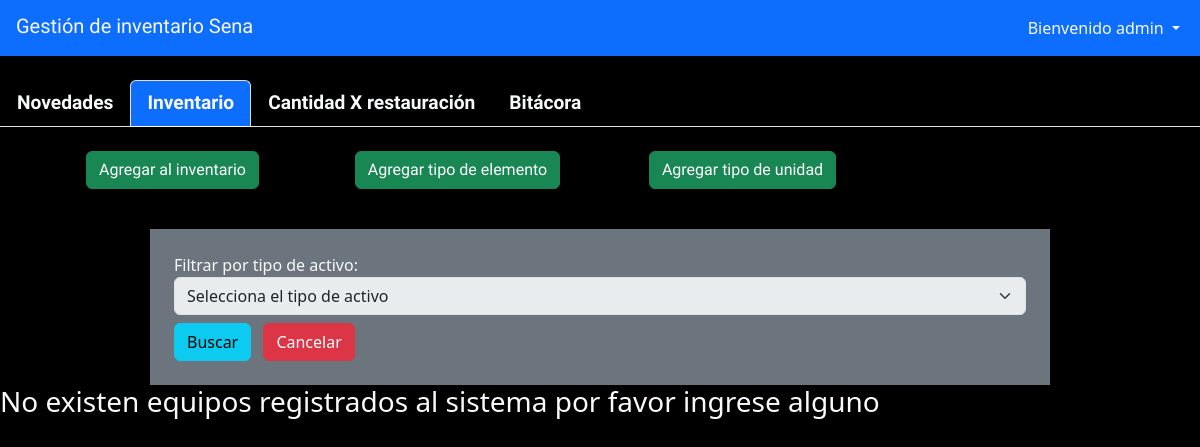
/inventario/inventario (signed in), run on an earlier commit of the app's database.
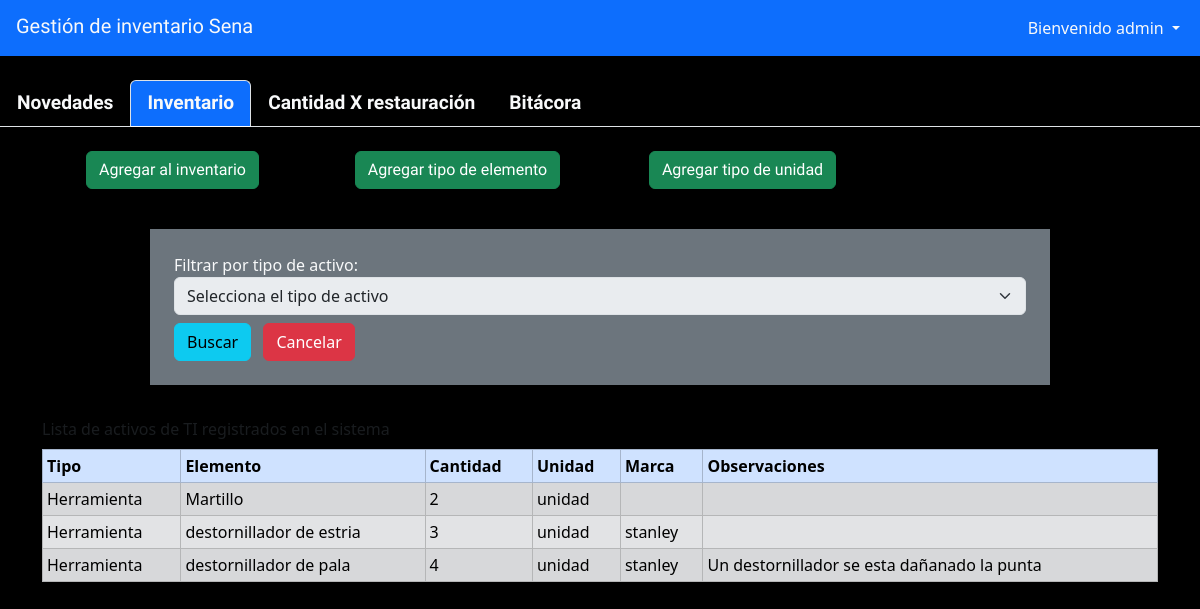
And on a later commit of the database.
### gestion/models.py (models this page shows)
class inventario(models.Model):
    tipo=models.ForeignKey(tipoElemento,on_delete=models.CASCADE)
    elemento=models.CharField(max_length=100)
    cantidad=models.IntegerField()
    unidad=models.ForeignKey(tipoUnidad,on_delete=models.CASCADE)
    marca=models.CharField(blank=True,max_length=50)
    observaciones=models.CharField(blank=True,max_length=500)

class tipoElemento(models.Model):
    descripcion=models.CharField(max_length=20)

class tipoUnidad(models.Model):
    descripcion=models.CharField(max_length=20)

### gestion/views.py (the view)
# urls.py: path("inventario", inventarioTotal, name="inventario"),
@login_required
def inventarioTotal(request):
    elementos=inventario.objects.all()
    return render(request, "inventario/inventario.html",{"elementos":elementos})

### gestion/templates/inventario/inventario.html (shortened to what this page needs)
{% extends 'baseinventario.html' %}
{% block content %}
<div class="container text-center mt-4 " style="font-family: 'Handlee', cursive;">
    <div class="row">
        <div class="col-12 col-md-3 mb-3">
            <a href="{% url 'agregar_inventario'%}" class="btn btn-success ">Agregar al inventario</a>
        </div>
        <div class="col-12 col-md-3 mb-3">
            <a href="{% url 'agregar_elemento' %}" class="btn btn-success">Agregar tipo de elemento</a>
        </div>
        <div class="col-12 col-md-3 mb-3">
            <a href="{% url 'agregar_unidad' %}" class="btn btn-success">Agregar tipo de unidad</a>
        </div>
    </div>
</div>
<div class="container-fluid custom-width bg-secondary text-light p-4 mt-4">
    <form method="POST">
        <div class="row">
            <div class="col">
                <label>Filtrar por tipo de activo:</label>
                <select class="form-select" name="id" {%if not activos %}disabled{%endif%} required>
                    <option>Selecciona el tipo de activo</option>
                </select>
                <button type="submit" class="btn btn-info mt-2">Buscar</button>
                <a href="#" class="btn btn-danger mt-2 ms-2">Cancelar</a>
            </div>
        </div>
    </form>
</div>
{% if elementos %}
<div class="container mt-4">
    <div class="table-resposive">
        <table class="table table-sm table-bordered table-striped table-hover caption-top">
            <caption>Lista de activos de TI registrados en el sistema</caption>
            <thead class="table-primary">
                <tr>
                    <th>Tipo</th>
                    <th>Elemento</th>
                    <th>Cantidad</th>
                    <th>Unidad</th>
                    <th>Marca</th>
                    <th>Observaciones</th>
                </tr>
            </thead>
            <tbody class="table-secondary">
                {% for elemento in elementos%}
                <tr>
                    <td>{{elemento.tipo.descripcion}}</td>
                    <td>{{elemento.elemento}}</td>
                    <td>{{elemento.cantidad}}</td>
                    <td>{{elemento.unidad.descripcion}}</td>
                    <td>{{elemento.marca}}</td>
                    <td>{{elemento.observaciones}}</td>
                </tr>
                {% endfor %}
            </tbody>
        </table>
    </div>
</div>
{% else %}
<div class="text-light">
    <h3>No existen equipos registrados al sistema por favor ingrese alguno</h3>
</div>
{% endif %}
{% endblock %}

What changed in the data, as far as the page shows it:
added inventario: tipo.descripcion "Herramienta", elemento "Martillo", cantidad "2", unidad.descripcion "unidad"
added inventario: tipo.descripcion "Herramienta", elemento "destornillador de estria", cantidad "3", unidad.descripcion "unidad", marca "stanley"
added inventario: tipo.descripcion "Herramienta", elemento "destornillador de pala", cantidad "4", unidad.descripcion "unidad", marca "stanley", observaciones "Un destornillador se esta dañanado la punta"
Also different on the page:
text no longer shown: "No existen equipos registrados al sistema por favor ingrese alguno"
text now shown: "Lista de activos de TI registrados en el sistema Tipo Elemento Cantidad Unidad Marca Observaciones"
